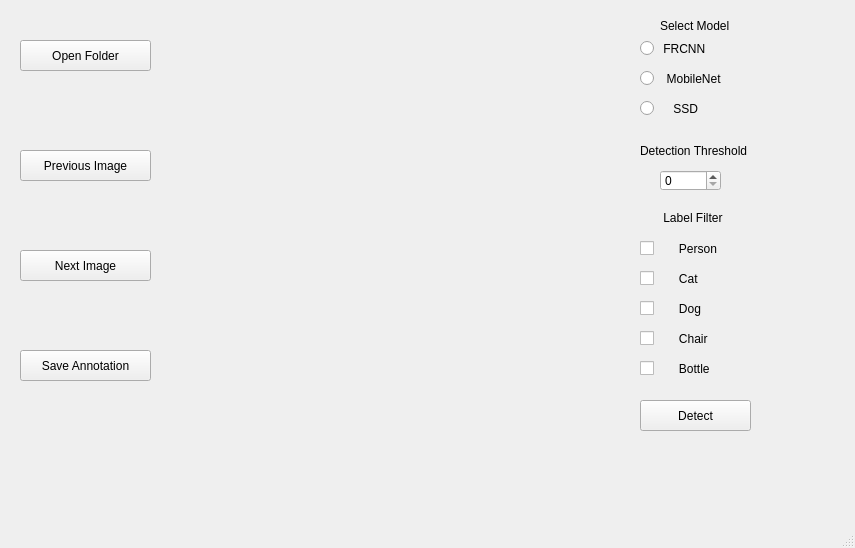
<?xml version="1.0" encoding="UTF-8"?>
<ui version="4.0">
 <class>ResoluteAI</class>
 <widget class="QMainWindow" name="ResoluteAI">
  <property name="geometry">
   <rect>
    <x>0</x>
    <y>0</y>
    <width>855</width>
    <height>548</height>
   </rect>
  </property>
  <property name="windowTitle">
   <string>MainWindow</string>
  </property>
  <widget class="QWidget" name="centralwidget">
   <widget class="QPushButton" name="open_folder">
    <property name="geometry">
     <rect>
      <x>20</x>
      <y>40</y>
      <width>131</width>
      <height>31</height>
     </rect>
    </property>
    <property name="text">
     <string>Open Folder</string>
    </property>
   </widget>
   <widget class="QPushButton" name="prev_image">
    <property name="geometry">
     <rect>
      <x>20</x>
      <y>150</y>
      <width>131</width>
      <height>31</height>
     </rect>
    </property>
    <property name="text">
     <string>Previous Image</string>
    </property>
   </widget>
   <widget class="QPushButton" name="next_img">
    <property name="geometry">
     <rect>
      <x>20</x>
      <y>250</y>
      <width>131</width>
      <height>31</height>
     </rect>
    </property>
    <property name="text">
     <string>Next Image</string>
    </property>
   </widget>
   <widget class="QPushButton" name="save_anno">
    <property name="geometry">
     <rect>
      <x>20</x>
      <y>350</y>
      <width>131</width>
      <height>31</height>
     </rect>
    </property>
    <property name="text">
     <string>Save Annotation</string>
    </property>
   </widget>
   <widget class="QLabel" name="label">
    <property name="geometry">
     <rect>
      <x>660</x>
      <y>10</y>
      <width>111</width>
      <height>31</height>
     </rect>
    </property>
    <property name="text">
     <string>Select Model</string>
    </property>
   </widget>
   <widget class="QLabel" name="label_2">
    <property name="geometry">
     <rect>
      <x>640</x>
      <y>140</y>
      <width>121</width>
      <height>21</height>
     </rect>
    </property>
    <property name="text">
     <string>Detection Threshold</string>
    </property>
   </widget>
   <widget class="QLabel" name="photo_img">
    <property name="geometry">
     <rect>
      <x>140</x>
      <y>0</y>
      <width>471</width>
      <height>511</height>
     </rect>
    </property>
    <property name="text">
     <string/>
    </property>
    <property name="pixmap">
     <pixmap>../../Pictures/Canva - English Cocker Spaniel Puppy Sitting On Ground Beside Grass .jpg</pixmap>
    </property>
    <property name="scaledContents">
     <bool>true</bool>
    </property>
   </widget>
   <widget class="QRadioButton" name="frcnn_chk">
    <property name="geometry">
     <rect>
      <x>640</x>
      <y>40</y>
      <width>82</width>
      <height>17</height>
     </rect>
    </property>
    <property name="text">
     <string> FRCNN</string>
    </property>
   </widget>
   <widget class="QRadioButton" name="mobilenet_chk">
    <property name="geometry">
     <rect>
      <x>640</x>
      <y>70</y>
      <width>82</width>
      <height>17</height>
     </rect>
    </property>
    <property name="text">
     <string>  MobileNet</string>
    </property>
   </widget>
   <widget class="QRadioButton" name="ssd_chk">
    <property name="geometry">
     <rect>
      <x>640</x>
      <y>100</y>
      <width>82</width>
      <height>17</height>
     </rect>
    </property>
    <property name="text">
     <string>    SSD</string>
    </property>
   </widget>
   <widget class="QSpinBox" name="Thres">
    <property name="geometry">
     <rect>
      <x>660</x>
      <y>170</y>
      <width>61</width>
      <height>21</height>
     </rect>
    </property>
   </widget>
   <widget class="QLabel" name="label_3">
    <property name="geometry">
     <rect>
      <x>650</x>
      <y>210</y>
      <width>121</width>
      <height>16</height>
     </rect>
    </property>
    <property name="text">
     <string>    Label Filter</string>
    </property>
   </widget>
   <widget class="QCheckBox" name="person_chk">
    <property name="geometry">
     <rect>
      <x>640</x>
      <y>240</y>
      <width>82</width>
      <height>17</height>
     </rect>
    </property>
    <property name="text">
     <string>      Person</string>
    </property>
   </widget>
   <widget class="QCheckBox" name="cat_chk">
    <property name="geometry">
     <rect>
      <x>640</x>
      <y>270</y>
      <width>82</width>
      <height>17</height>
     </rect>
    </property>
    <property name="text">
     <string>      Cat</string>
    </property>
   </widget>
   <widget class="QCheckBox" name="dog_chk">
    <property name="geometry">
     <rect>
      <x>640</x>
      <y>300</y>
      <width>82</width>
      <height>17</height>
     </rect>
    </property>
    <property name="text">
     <string>      Dog</string>
    </property>
   </widget>
   <widget class="QCheckBox" name="chair_chk">
    <property name="geometry">
     <rect>
      <x>640</x>
      <y>330</y>
      <width>82</width>
      <height>17</height>
     </rect>
    </property>
    <property name="text">
     <string>      Chair</string>
    </property>
   </widget>
   <widget class="QCheckBox" name="bottle_chk">
    <property name="geometry">
     <rect>
      <x>640</x>
      <y>360</y>
      <width>82</width>
      <height>17</height>
     </rect>
    </property>
    <property name="text">
     <string>      Bottle</string>
    </property>
    <property name="shortcut">
     <string>Left</string>
    </property>
    <property name="checkable">
     <bool>true</bool>
    </property>
    <property name="checked">
     <bool>false</bool>
    </property>
   </widget>
   <widget class="QPushButton" name="detect_btn">
    <property name="geometry">
     <rect>
      <x>640</x>
      <y>400</y>
      <width>111</width>
      <height>31</height>
     </rect>
    </property>
    <property name="text">
     <string>Detect</string>
    </property>
   </widget>
  </widget>
  <widget class="QStatusBar" name="statusbar">
   <property name="sizeGripEnabled">
    <bool>true</bool>
   </property>
  </widget>
 </widget>
 <resources/>
 <connections/>
</ui>
